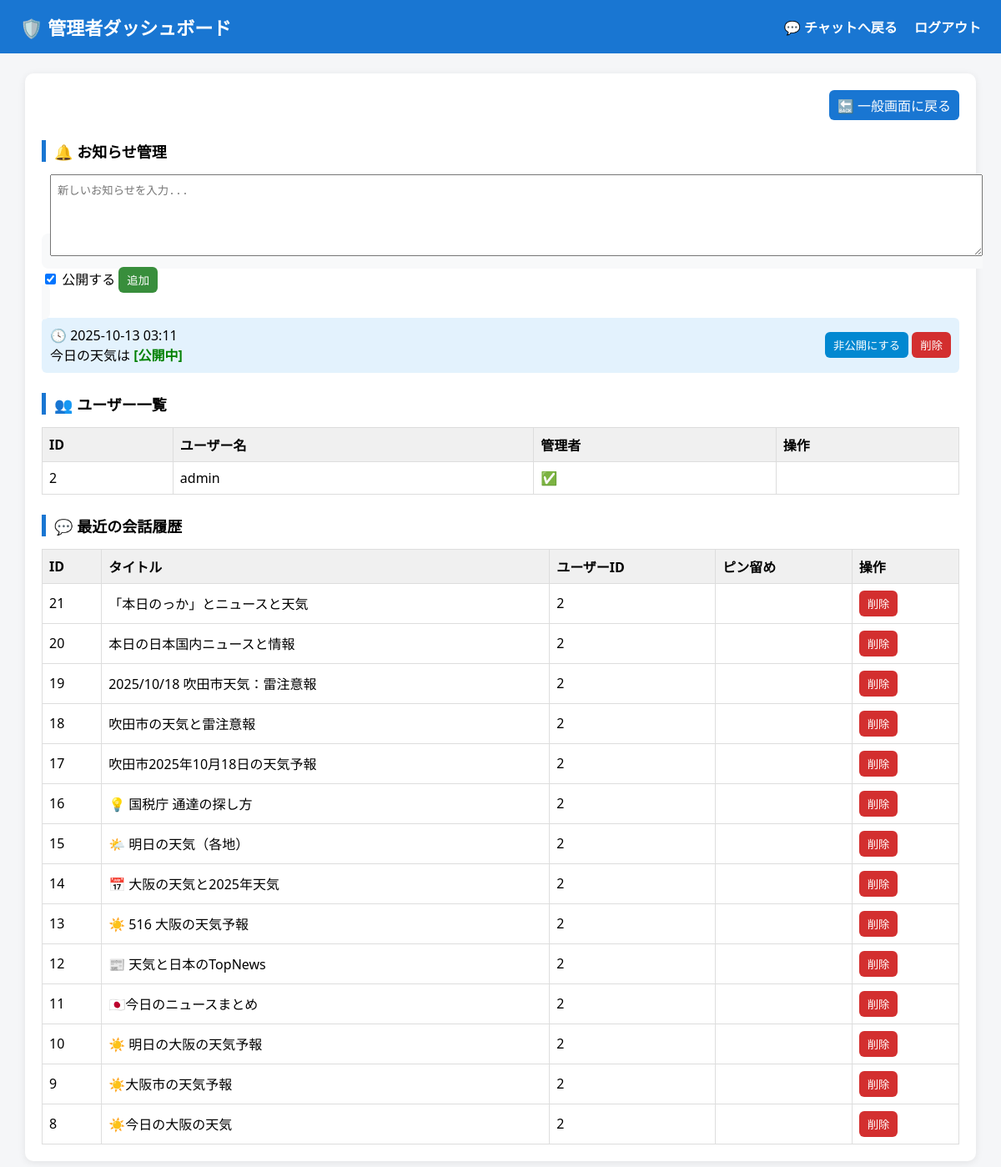
The page /admin_dashboard (signed in) on the database as committed earlier.
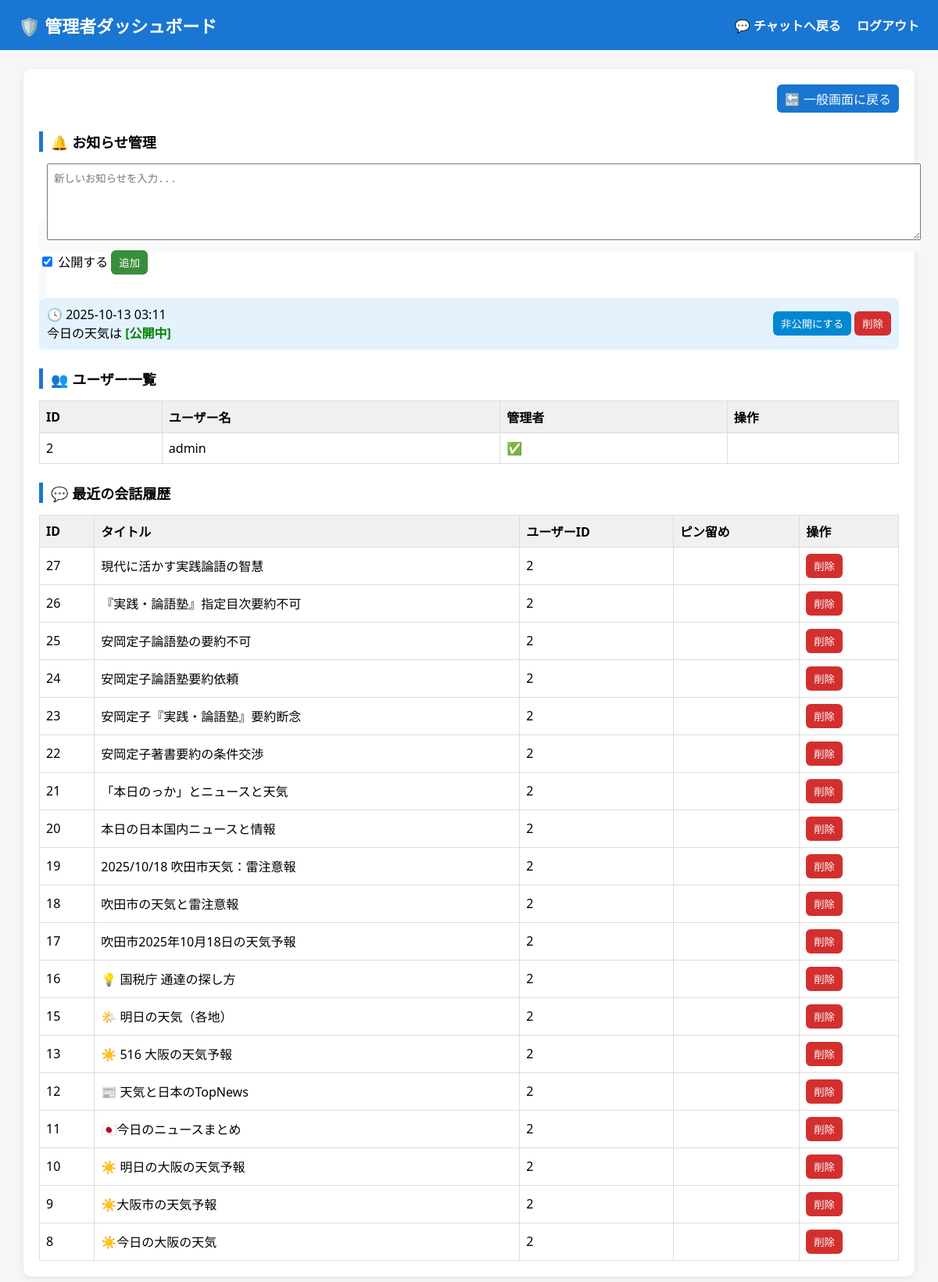
The same page on the database as committed later.
### app/models.py (models this page shows, shortened)
class Announcement(db.Model):
    __tablename__ = "announcement"
    id = db.Column(db.Integer, primary_key=True)
    message = db.Column(db.Text, nullable=False)
    is_active = db.Column(db.Boolean, default=True)
    timestamp = db.Column(db.DateTime, default=datetime.utcnow)

class User(db.Model, UserMixin):
    __tablename__ = "user"
    id = db.Column(db.Integer, primary_key=True)
    username = db.Column(db.String(50), unique=True, nullable=False)
    password = db.Column(db.String(100), nullable=False)
    is_admin = db.Column(db.Boolean, nullable=False, default=False)

class Conversation(db.Model):
    __tablename__ = "conversation"
    id = db.Column(db.Integer, primary_key=True)
    title = db.Column(db.String(100), nullable=False)
    user_id = db.Column(db.Integer, db.ForeignKey("user.id"), nullable=False)
    is_pinned = db.Column(db.Boolean, nullable=False, default=False)
    created_at = db.Column(db.DateTime, default=datetime.utcnow)
    updated_at = db.Column(db.DateTime, default=datetime.utcnow, onupdate=datetime.utcnow)
    summary = db.Column(db.Text, nullable=True)  # ✅ AIによる会話要約を保存
    user = db.relationship("User", backref=db.backref("conversations", lazy=True))

### app/__init__.py (the view)
    @bp.route("/admin_dashboard")
    @login_required
    def admin_dashboard():
        _admin_required()
        users = User.query.order_by(User.id.asc()).all()
        conversations = Conversation.query.order_by(
            Conversation.is_pinned.desc(), Conversation.id.desc()
        ).limit(100).all()
        announcements = Announcement.query.order_by(
            Announcement.timestamp.desc().nullslast()
        ).all()
        return render_template(
            "admin_dashboard.html",
            users=users, conversations=conversations, announcements=announcements
        )

### templates/admin_dashboard.html (shortened to what this page needs)
<!DOCTYPE html>
<html lang="ja">
<head>
</head>
<body>
  <header>
    <h1>🛡️ 管理者ダッシュボード</h1>
    <nav>
      <a href="{{ url_for('core.chat') }}">💬 チャットへ戻る</a>
      <a href="{{ url_for('auth.logout') }}">ログアウト</a>
    </nav>
  </header>
  <main>
    <div class="top-links">
      <a class="link-btn" href="{{ url_for('core.chat') }}">🔙 一般画面に戻る</a>
    </div>
    <h2>🔔 お知らせ管理</h2>
    <form class="announce-form" method="post" action="{{ url_for('core.add_announcement') }}">
      <textarea name="message" placeholder="新しいお知らせを入力..." required></textarea>
      <div style="margin-top:8px;">
        <label><input type="checkbox" name="is_active" value="1" checked> 公開する</label>
        <button type="submit" style="background:#388e3c;">追加</button>
      </div>
    </form>
    {% if announcements %}
      {% for a in announcements %}
      <div class="announce-item">
        <p>
          🕓 {{ a.timestamp.strftime('%Y-%m-%d %H:%M') if a.timestamp else '' }}<br>
          {{ a.message }}
          {% if a.is_active %}
            <span class="active">[公開中]</span>
          {% else %}
            <span class="inactive">[非公開]</span>
          {% endif %}
        </p>
        <div>
          <form method="post" action="{{ url_for('core.toggle_announcement', ann_id=a.id) }}">
            <button type="submit" style="background:#0288d1;">
              {% if a.is_active %}非公開にする{% else %}公開にする{% endif %}
            </button>
          </form>
          <form method="post" action="{{ url_for('core.delete_announcement', ann_id=a.id) }}">
            <button type="submit">削除</button>
          </form>
        </div>
      </div>
      {% endfor %}
    {% else %}
      <p>現在お知らせはありません。</p>
    {% endif %}
    <h2>👥 ユーザー一覧</h2>
    <table>
      <thead>
        <tr>
          <th>ID</th>
          <th>ユーザー名</th>
          <th>管理者</th>
          <th>操作</th>
        </tr>
      </thead>
      <tbody>
        {% for u in users %}
        <tr>
          <td>{{ u.id }}</td>
          <td>{{ u.username }}</td>
          <td>{{ "✅" if u.is_admin else "—" }}</td>
          <td>
          </td>
        </tr>
        {% endfor %}
      </tbody>
    </table>
    <h2>💬 最近の会話履歴</h2>
    <table>
      <thead>
        <tr>
          <th>ID</th>
          <th>タイトル</th>
          <th>ユーザーID</th>
          <th>ピン留め</th>
          <th>操作</th>
        </tr>
      </thead>
      <tbody>
        {% for c in conversations %}
        <tr>
          <td>{{ c.id }}</td>
          <td>{{ c.title }}</td>
          <td>{{ c.user_id }}</td>
          <td>{{ "📌" if c.is_pinned else "" }}</td>
          <td>
            <form method="post" action="{{ url_for('core.delete_conversation', cid=c.id) }}">
              <button type="submit" onclick="return confirm('この会話を削除しますか？')">削除</button>
            </form>
          </td>
        </tr>
        {% endfor %}
      </tbody>
    </table>
  </main>
</body>
</html>

### templates/admin_dashboard.html (style rules this page uses)
body { font-family: "Noto Sans JP", system-ui, sans-serif; background:#f5f6f8; margin:0; }
header { background:#1976d2; color:#fff; padding:16px 24px; display:flex; justify-content:space-between; align-items:center; }
header h1 { margin:0; font-size:22px; }
header a { color:#fff; text-decoration:none; font-weight:bold; margin-left:16px; }
main { max-width:1100px; margin:24px auto; background:#fff; padding:20px; border-radius:10px; box-shadow:0 2px 10px rgba(0,0,0,0.08); }
h2 { border-left:5px solid #1976d2; padding-left:10px; margin-top:24px; font-size:18px; }
table { width:100%; border-collapse:collapse; margin-top:12px; }
th, td { border:1px solid #ddd; padding:8px; text-align:left; }
th { background:#f0f0f0; }
form { display:inline; }
button { background:#d32f2f; border:none; color:#fff; padding:6px 10px; border-radius:6px; cursor:pointer; }
.top-links { margin-bottom:12px; display:flex; justify-content:flex-end; gap:10px; }
.link-btn { background:#1976d2; color:#fff; text-decoration:none; padding:6px 10px; border-radius:6px; }
.announce-form { margin-top:15px; background:#f8f9fa; padding:10px; border-radius:8px; }
textarea { width:100%; height:80px; resize:vertical; padding:8px; }
.announce-item { background:#e3f2fd; padding:10px; border-radius:6px; margin-top:8px; display:flex; justify-content:space-between; align-items:center; }
.announce-item p { margin:0; }
.active { color:green; font-weight:bold; }

Rows that differ between the two databases and show on the page:
removed Conversation: id "14", title "📅 大阪の天気と2025年天気", user_id "2"
added Conversation: id "27", title "現代に活かす実践論語の智慧", user_id "2"
added Conversation: id "26", title "『実践・論語塾』指定目次要約不可", user_id "2"
added Conversation: id "25", title "安岡定子論語塾の要約不可", user_id "2"
added Conversation: id "24", title "安岡定子論語塾要約依頼", user_id "2"
added Conversation: id "23", title "安岡定子『実践・論語塾』要約断念", user_id "2"
added Conversation: id "22", title "安岡定子著書要約の条件交渉", user_id "2"
